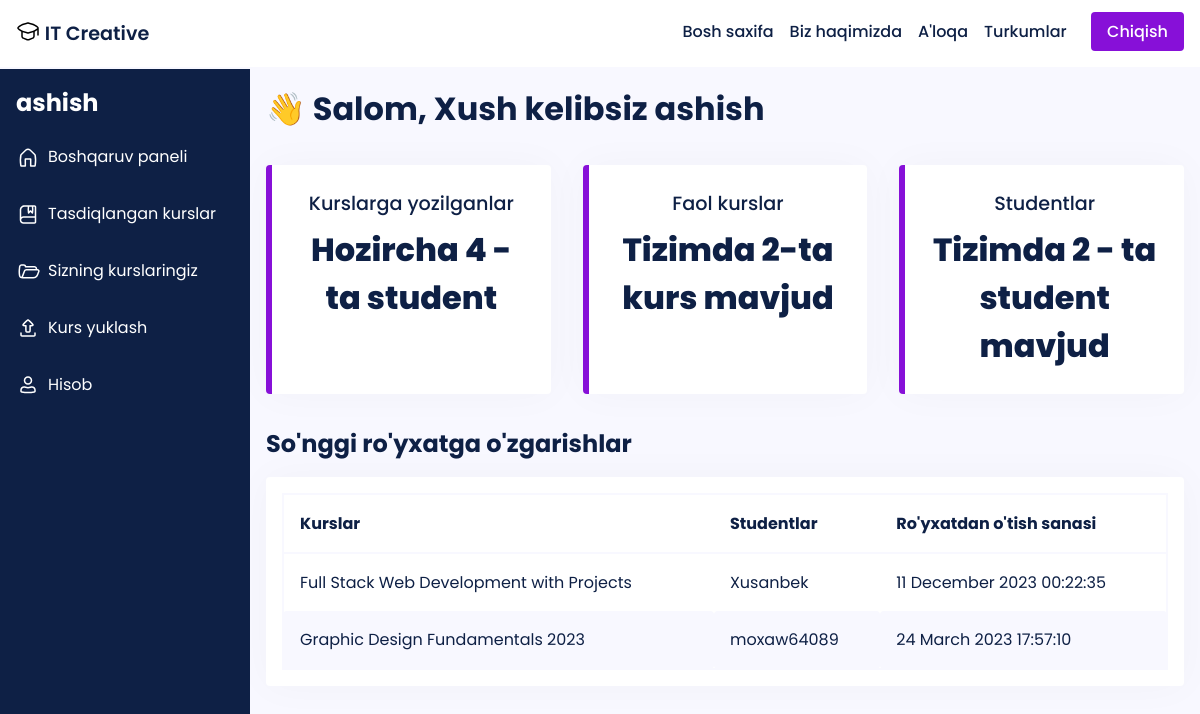
The page /dashboard/home/ (signed in) on the database its author committed.
### main/models.py (models this page shows, shortened)
class Course(models.Model):
    LEVEL_CHOICES = [
        ('Beginner', 'Beginner'),
        ('Intermediate', 'Intermediate'),
        ('Advanced', 'Advanced')
    ]
    id = models.AutoField(primary_key=True)
    title = models.CharField(max_length=255)
    slug = models.SlugField(unique=True)
    description = models.TextField()
    thumbnail = CloudinaryField('thumbnail')
    featured_video = CloudinaryField('featured_video')
    instructor = models.ForeignKey(User, on_delete=models.CASCADE, related_name='courses', default=None)
    created_at = models.DateTimeField(auto_now_add=True)
    updated_at = models.DateTimeField(auto_now=True)
    level = models.CharField(max_length=20, choices=LEVEL_CHOICES, default='Beginner')
    duration = models.CharField(max_length=10, default='0')
    category = models.CharField(max_length=255, default="uncategorized")
    price = models.DecimalField(max_digits=8, decimal_places=2, default=0.00)
    discount = models.DecimalField(max_digits=5, decimal_places=2, default=0.00)
    requirements = models.TextField(help_text='Enter the requirements for the course, separated by a comma.', default='')
    content = models.TextField(help_text='Enter the course content, separated by a comma.', default='')
    lesson_title = models.CharField(max_length=255, default='Lesson')
    lesson_video = CloudinaryField('lesson_video', null=True)
    students = models.ManyToManyField(User, related_name='enrolled_courses', blank=True)

### main/views.py (the view)
# urls.py: path('dashboard/home/', views.dashboard_home, name='dashboard-home'),
def dashboard_home(request):
    user = request.user
    courses_uploaded = Course.objects.filter(instructor=user)
    num_courses_uploaded = courses_uploaded.count()
    courses_enrolled = Course.objects.filter(students=user)
    num_courses_enrolled = courses_enrolled.count()
    num_students = Enrollment.objects.filter(course__in=courses_uploaded).values('student').distinct().count()
    instructor = request.user
    courses = Course.objects.filter(instructor=instructor)
    enrollments = []
    ist_tz = pytz.timezone('Asia/Kolkata')
    for course in courses:
        course_enrollments = Enrollment.objects.filter(course=course)
        for enrollment in course_enrollments:
            student = enrollment.student
            enrollment_date_ist = enrollment.enrolled_at.astimezone(ist_tz)
            enrollment_date = enrollment_date_ist.strftime('%d %B %Y %H:%M:%S')
            enrollments.append({'course_title': course.title, 'student_name': student.username, 'enrollment_date': enrollment_date})
    context = {
        'courses_uploaded': courses_uploaded,
        'num_courses_uploaded': num_courses_uploaded,
        'num_courses_enrolled': num_courses_enrolled,
        'num_students': num_students,
        'enrollments': enrollments,
    }
    return render(request, 'dashboard/home.html', context)

### templates/dashboard/home.html (shortened to what this page needs)
{% extends 'dashboard-base.html' %}
{% block content %}
<sectiion class='dashboard'>
    <h1>&#128075; Salom, Xush kelibsiz {{user}}</h1>
    <div class='stats'>
        <div class='stat'>
            <p class='stat-heading'>Kurslarga yozilganlar</p>
            <p>Hozircha {{num_courses_enrolled}} - ta student</p>
        </div>
        <div class='stat'>
            <p class='stat-heading'>Faol kurslar </p>
            <p>Tizimda {{num_courses_uploaded}}-ta kurs mavjud</p>
        </div>
        <div class='stat'>
            <p class='stat-heading'>Studentlar </p>
            <p>Tizimda {{num_students}} - ta student mavjud</p>
        </div>
    </div>
    <h2 style=''>So'nggi ro'yxatga o'zgarishlar</h2>
    <div class='dashboard-table'>
    <table class="table table-striped">
        <thead>
          <tr>
            <th>Kurslar</th>
            <th>Studentlar</th>
            <th>Ro'yxatdan o'tish sanasi</th>
          </tr>
        </thead>
        <tbody>
          {% for enrollment in enrollments %}
          <tr>
            <td>{{ enrollment.course_title }}</td>
            <td>{{ enrollment.student_name }}</td>
            <td>{{ enrollment.enrollment_date }}</td>
          </tr>
          {% endfor %}
        </tbody>
      </table>
    </div>
{% endblock content %}

### templates/dashboard-base.html (shortened to what this page needs)
{% load static %}
<!DOCTYPE html>
<html lang="en">
<head>
    <link rel="stylesheet" href="{% static 'css/style.css' %}">
</head>
<body>
    <header>
        <nav style='margin-left: 1rem; margin-right: 1rem' class=''>
            <span>
                <a href='/'>
                    <div style='display: flex; justify-content: baseline; column-gap: .3rem'>
                    <span>IT Creative</span>
                    </div>
                </a>
            </span>
            <ul style=''>
                <li><a href = '/'>Bosh saxifa</a></li>
                <li><a href = '/about'>Biz haqimizda </a></li>
                <li><a href = '/contact'>A'loqa</a></li>
                <li>
                    <a style="display: flex;" class="desktop-categories-btn" href="javascript:void(0);">
                        Turkumlar
                    </a>
                </li>
                <li>
                    {% if user.is_authenticated %}
                    <a class='btn' href='/accounts/logout/'>Chiqish</a>
                    {% else %}
                    <a class='btn' href='/accounts/login/'>Kirish</a>&nbsp
                    {% endif %}
                </li>
            </ul>
        </nav>
    </header>
    <main>
        <div class="profile-container">
          <div class="sidebar">
            <h2>{{user}}</h2>
            <ul>
              <a href="/dashboard/home">
                <li style='display: flex; column-gap: .5rem; align-items: center;'>
                    Boshqaruv paneli
                </li></a>
              <a href="/dashboard/courses-enrolled">
                <li style='display: flex; column-gap: .5rem; align-items: center;'>
                    Tasdiqlangan kurslar
                </li></a>
              <a href="/dashboard/courses-uploaded">
                <li style='display: flex; column-gap: .5rem; align-items: center;'>
                    Sizning kurslaringiz
                </li></a>
              <a href="/dashboard/upload">
                <li style='display: flex; column-gap: .5rem; align-items: center;'>
                Kurs yuklash
                </li></a>
              <a href="/dashboard/profile">
                <li style='display: flex; column-gap: .5rem; align-items: center;'>
                    Hisob
                </li></a>
            </ul>
          </div>
          <div class="profile-main">
            {% block content %}{% endblock content %}
          </div>
        </div>
      </main>
</body>
</html>

### static/css/style.css (style rules this page uses)
* { font-family: 'Poppins'; margin: 0; padding: 0; box-sizing: border-box; scroll-behavior: smooth; scroll-padding-top: 2rem; }
body { color: #0e2045; background: #fff; display: flex; flex-direction: column; min-height: 100vh; }
main { flex: 1; }
a { text-decoration: none; color: #0e2045; }
.btn { background-color: #8710d8; border-radius: 4px; padding: .5rem 1rem; border: none; color: #fff; transition: transform .2s ease-in-out; }
header { border-bottom: 2px solid #f8f8ff; }
nav { display: flex; justify-content: space-between; padding: 1.2rem 0; font-weight: 500; }
nav span { font-size: 1.2rem; font-weight: 600; }
nav ul { display: flex; column-gap: 1rem; justify-content: baseline; }
nav li { list-style: none; }
.profile-container { display: flex; background-color: #f8f8ff; }
.sidebar { background-color: #0e2045; color: #fff; height: 170vh; min-width: 250px; box-sizing: border-box; top: 0; left: 0; z-index: 1; }
.sidebar h2 { padding: 1rem; margin: 0; font-size: 1.5rem; font-weight: bold; }
.sidebar ul { margin: 0; padding: 0; list-style: none; }
.sidebar li { margin-bottom: 1rem; padding-left: 1rem; padding-top: .5rem; padding-bottom: .5rem; color: #fff; }
.profile-main { flex: 1; padding: 1rem; box-sizing: border-box; min-height: 100vh; }
.profile-main h1 { margin: 0; font-size: 2rem; font-weight: bold; margin-bottom: 20px; }
.stats { margin: 2rem 0; display: grid; grid-template-columns: repeat(auto-fit, minmax(200px, 1fr)); gap: 2rem; }
.stat { background-color: #fff; border-radius: 4px; padding: 1rem 1.2rem; box-shadow: 0 0 40px rgba(0, 0, 0, 0.03); border-left: 6px solid #8710d8; }
.stat .stat-heading { font-weight: 500; font-size: larger; }
.stat p { margin: .5rem 0; text-align: center; font-size: 2rem; font-weight: 800; }
.dashboard-table { background-color: #fff; border-radius: 4px; padding: 1rem; box-shadow: 0 0 40px rgba(0, 0, 0, 0.03); margin: 1rem 0; }
.dashboard-table table { width: 100%; border-collapse: collapse; border: 2px solid #f8f8ff; }
.dashboard-table th, .dashboard-table td { padding: 1rem; border-radius: 4px; text-align: left; }
.dashboard-table th { font-weight: bold; border-bottom: 2px solid #f8f8ff; }
.dashboard-table tbody tr:nth-child(even) { background-color: #f8f8ff; }

### rows shown on the page
Course: course_title "Full Stack Web Development with Projects"
Course: course_title "Graphic Design Fundamentals 2023"

### other values the page prints
{{ user }} "ashish"
{{ num_courses_enrolled }} "4"
{{ num_courses_uploaded }} "2"
{{ num_students }} "2"
{{ enrollment.student_name }} "Xusanbek" "moxaw64089"
{{ enrollment.enrollment_date }} "11 December 2023 00:22:35" "24 March 2023 17:57:10"
